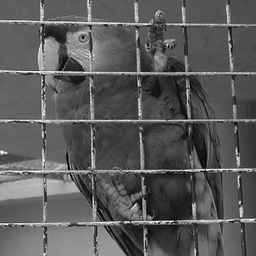
%> input picture Practice 1 -  Denoising and restauration/Im1.png (cropped and resized to the size of MATLAB's example picture), 256 x 256 px, given in place of cameraman.tif, which was not available
$ octave main2.m   (GNU Octave 9; MATLAB toolbox functions it lacks are replaced by stand-ins)
%> lines starting %> are read from the running program, lines starting %| are printed output that depends on the picture; in (x1, y1, x2, y2) boxes, pixels count from 0 and x2, y2 are one past the last pixel; in counts of white or black regions, pixels touching at a corner belong together; the program's own positions count from 1; pictures that were not available may be replaced by others from this repository, and a replacement may not be noted
### Practice 1 -  Denoising and restauration/add_gaussian_noise.m
function out=add_gaussian_noise(I,s)

    [m n]=size(I);
    out=I+s*randn(m,n);


end

### Practice 1 -  Denoising and restauration/gradx.m
function M=gradx(I)

%Calcul le gradient en x d'une image I
%Syntaxe: gradx(I)

[m,n]=size(I);
M=zeros(m,n);

M(1:end-1,:)=I(2:end,:)-I(1:end-1,:);

### Practice 1 -  Denoising and restauration/grady.m
function M=grady(I)

%Calcul le gradient en y d'une image I
%Syntaxe: grady(I)

[m,n]=size(I);
M=zeros(m,n);

M(:,1:end-1)=I(:,2:end)-I(:,1:end-1);

### Practice 1 -  Denoising and restauration/div.m
function M=div(px,py)

%calcul de la divergence d'un vecteur (px,py)
%px et py de meme taille
%(de sorte que div=-(grad)^*)
%Syntaxe: div(px,py)

[m,n]=size(px);

M=zeros(m,n);
Mx=M;
My=M;

Mx(2:m-1,:)=px(2:m-1,:)-px(1:m-2,:);
Mx(1,:)=px(1,:);
Mx(m,:)=-px(m-1,:);

My(:,2:n-1)=py(:,2:n-1)-py(:,1:n-2);
My(:,1)=py(:,1);
My(:,n)=-py(:,n-1);

M=Mx+My;

### Practice 1 -  Denoising and restauration/heat_equation.m
function u=heat_equation(f,delta,k)

    u=f;
    for i=1:k
        u=u+delta*div(gradx(u),grady(u));
    end


end

### Practice 1 -  Denoising and restauration/marr_hildreth.m
function contour = marr_hildreth(u , epsilon)

index1=sqrt(gradx(u).^2+grady(u).^2)>epsilon;
index2=change_sign(div(gradx(u),grady(u)));

contour=index1&index2;

end

### Practice 1 -  Denoising and restauration/change_sign.m
function Map=change_sign(J)

%detects locations where J changes its sign
%valeur du niveau de gris du contour: s (noir=0)
%Use: Map=change_sign(J);

[m,n]=size(J);


Map=zeros(m,n);

%start with columns
for i=1:m
    for j=1:n-1
        if (J(i,j)*J(i,j+1)<=0)
            if (abs(J(i,j))<=abs(J(i,j+1)))
                Map(i,j)=1;
            else
                Map(i,j+1)=1;
            end
        end
    end
end

%the with lines
for j=1:n
    for i=1:m-1
        if (J(i,j)*J(i+1,j)<=0)
            if (abs(J(i,j))<=abs(J(i+1,j)))
            Map(i,j)=1;
            else
                Map(i+1,j)=1;
            end
        end
    end
end


%Remark: there are a lot of for loops, if anyone want to reimplemnt it in
%vectorial form, I would greatly appreciate :)

### Practice 1 -  Denoising and restauration/perona_malik.m
function u = perona_malik(f,delta,k,alpha)

    u=f;
    for i=1:k

        gx=gradx(u);
        gy=grady(u);
        norm2=gx.^2+gy.^2;
        c=1./(norm2/(alpha.^2)+1);
        u=u+delta*div(c.*gradx(u),c.*grady(u));

    end

end

### Practice 1 -  Denoising and restauration/Denoise_Tikhonov.m
function u = Denoise_Tikhonov(f,k,tao,lambda)

    u=zeros(size(f));
    for i=1:k
        increment=lambda*(u-f)-div(gradx(u),grady(u));
        u=u-tao*increment;
    end

end

### Practice 1 -  Denoising and restauration/Denoise_TV.m
function u=Denoise_TV(f,tao,lambda,epsilon)

    u=zeros(size(f));
    u_old=u;
    while(1)
        gradxu=gradx(u);
        gradyu=grady(u);
        norm_epsilon=sqrt(gradxu.^2+gradyu.^2+epsilon);

        increment=lambda*(f-u)+div(gradxu./norm_epsilon,gradyu./norm_epsilon);
        u=u+tao*increment;

        threshold=norm(u_old(:)-u(:))/(norm(u_old(:))+1e-14)
        if threshold<0.001,break;end

        u_old=u;

    end

end

### Practice 1 -  Denoising and restauration/Deconvolution_TV.m
function u=Deconvolution_TV(f,G,tao,lambda)

    epsilon=1;
    u=zeros(size(f));
    u_old=u;
    while(1)
        gradxu=gradx(u);
        gradyu=grady(u);
        norm_epsilon=sqrt(gradxu.^2+gradyu.^2+epsilon);

        increment=lambda*imfilter(f-imfilter(u,G,'conv','replicate'),G,'conv','replicate')+div(gradxu./norm_epsilon,gradyu./norm_epsilon);
        u=u+tao*increment;

        threshold=norm(u_old(:)-u(:))/(norm(u_old(:))+1e-14)
        if threshold<0.001,break;end

        u_old=u;

    end


end

### Practice 1 -  Denoising and restauration/Inpainting_TV.m
function u=Inpainting_TV(f,M,tao,lambda)

    epsilon=1;
    u=zeros(size(f));
    u_old=u;
    while(1)
        gradxu=gradx(u);
        gradyu=grady(u);
        norm_epsilon=sqrt(gradxu.^2+gradyu.^2+epsilon);

        increment=lambda*(f-u).*M+div(gradxu./norm_epsilon,gradyu./norm_epsilon);
        u=u+tao*increment;

        threshold=norm(u_old(:)-u(:))/(norm(u_old(:))+1e-14)
        if threshold<0.001,break;end

        u_old=u;

    end

end

### Practice 1 -  Denoising and restauration/Inpainting_Tichonov.m
function u=Inpainting_Tichonov(f,M,tao,lambda)

    u=zeros(size(f));
    u_old=u;
    while(1)
        gradxu=gradx(u);
        gradyu=grady(u);

        increment=lambda*(f-u).*M+div(gradxu,gradyu);
        u=u+tao*increment;

        threshold=norm(u_old(:)-u(:),2)/(norm(u_old(:))+1e-14)
        if threshold<0.001,break;end

        u_old=u;

    end

end

### Practice 1 -  Denoising and restauration/load_sample_png.m
function sample = load_sample_png

[filename,pathname] = uigetfile('*.png','Select a png file');
sample = double(imread(fullfile(pathname, filename),'png'));
imshow(uint8(sample));

end

### Practice 1 -  Denoising and restauration/main2.m
im=imread('cameraman.tif');
%> im is the input picture: size 256x256 uint8; min 0, max 255, mean 90
im=double(im);
%> im: size 256x256 double

degraded_im=add_gaussian_noise(im,30);

delta=1/8;
k=50;

denoised_im1=heat_equation(degraded_im,delta,k);
imshow(denoised_im1/255);

p=round(k*delta+1);
filter=fspecial('gaussian',2*p-1,sqrt(2*k*delta));
denoised_im2=imfilter(degraded_im,filter,'replicate');

imshow(denoised_im2/255);

im_con=marr_hildreth(im,20);
%> in marr_hildreth, `index1=sqrt(gradx(u).^2+grady(u).^2)>epsilon;`:
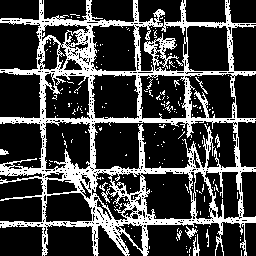
%> index1: size 256x256 logical; 25% white; 198 white regions (187 under 20 px), largest, box (x1, y1, x2, y2) and area: (0, 0, 256, 256) 15458, (193, 234, 200, 256) 76, (185, 226, 198, 239) 63
%> after the loop in change_sign, `for i=1:m`: Map: size 256x256 double; values 0 (black) and 1 (white), 45.8% white in thin lines or dots
%> after the loop in change_sign, `for j=1:n`:
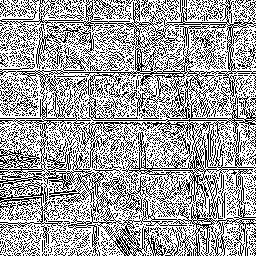
%> Map: size 256x256 double; values 0 (black) and 1 (white), 63.8% white; black in thin lines or dots
%> in marr_hildreth, `contour=index1&index2;`: contour: size 256x256 logical; 14% white in thin lines or dots
imshow(~im_con);

im_con2=marr_hildreth(denoised_im2,5);
%> in marr_hildreth (call 2), `index1=sqrt(gradx(u).^2+grady(u).^2)>epsilon;`: index1: size 256x256 logical; 18.3% white; 137 white regions (70 under 20 px), largest, box (x1, y1, x2, y2) and area: (32, 29, 214, 115) 2842, (103, 220, 220, 256) 903, (0, 173, 88, 205) 871
%> after the loop in change_sign (call 2), `for i=1:m`: Map: size 256x256 double; values 0 (black) and 1 (white), 18.6% white in thin lines or dots
%> after the loop in change_sign (call 2), `for j=1:n`:
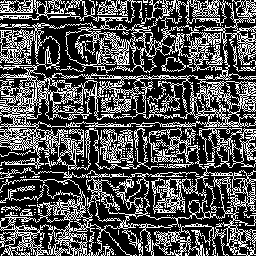
%> Map: size 256x256 double; values 0 (black) and 1 (white), 32.1% white in thin lines or dots
%> in marr_hildreth (call 2), `contour=index1&index2;`: contour: size 256x256 logical; 5.6% white in thin lines or dots
imshow(~im_con2);

denoised_im3=perona_malik(degraded_im,delta,k,20);
%> the loop in perona_malik, `for i=1:k` made 50 passes
%> pass 1, in perona_malik, `c=1./(norm2/(alpha.^2)+1);`:
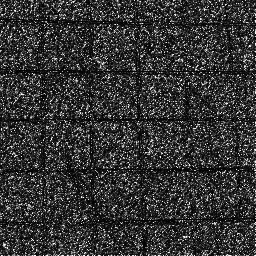
%> c: size 256x256 double; min 0.00422, max 1, mean 0.208
imshow(denoised_im3/255.);
im_con2=marr_hildreth(denoised_im3,20);
%> in marr_hildreth (call 3), `index1=sqrt(gradx(u).^2+grady(u).^2)>epsilon;`: index1: size 256x256 logical; 6.8% white in thin lines or dots
%> after the loop in change_sign (call 3), `for i=1:m`: Map: size 256x256 double; values 0 (black) and 1 (white), 13.2% white in thin lines or dots
%> after the loop in change_sign (call 3), `for j=1:n`:
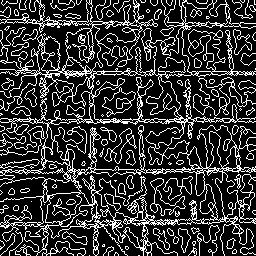
%> Map: size 256x256 double; values 0 (black) and 1 (white), 21.3% white in thin lines or dots
%> in marr_hildreth (call 3), `contour=index1&index2;`: contour: size 256x256 logical; 3.8% white in thin lines or dots
imshow(~im_con2);

% Variational approaches
lambda=1;
tao=1/(lambda+4);
denoised_tk=Denoise_Tikhonov(degraded_im,k,tao,lambda);
%> after the loop in Denoise_Tikhonov, `for i=1:k`:
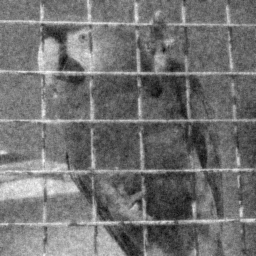
%> u: size 256x256 double; min -7.94, max 211.1, mean 89.8; drawn with min black and max white
imshow(denoised_tk/255.);

lambda=0.1;
tao=0.1;
epsilon=1;
denoised_tv=Denoise_TV(degraded_im,tao,lambda,epsilon);
imshow(denoised_tv/255.);

lambda=0.1;
tao=0.1;
deconvolution_tv=Deconvolution_TV(denoised_im2,filter,tao,lambda);
%> the loop in Deconvolution_TV, `while(1)` made 242 passes
%> pass 2, in Deconvolution_TV, `gradyu=grady(u);`:
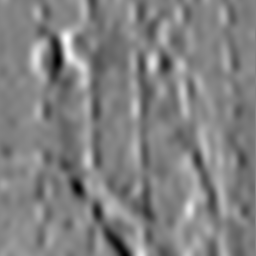
%> gradyu: size 256x256 double; min -0.0928, max 0.0869, mean -0.00143; drawn with min black and max white
imshow(deconvolution_tv/255.);

Im1=load_sample_png;
%> the answer given: Im1.png
mask1=load_sample_png;
%> the answer given: Im1.png

lambda=0.1;
tao=0.1;
inpaint_im1=Inpainting_TV(Im1,mask1/255.,tao,lambda);
inpaint_im2=Inpainting_Tichonov(Im1,mask1/255.,tao,lambda);
imshow(inpaint_im1/255.);
imshow(inpaint_im2/255.);
